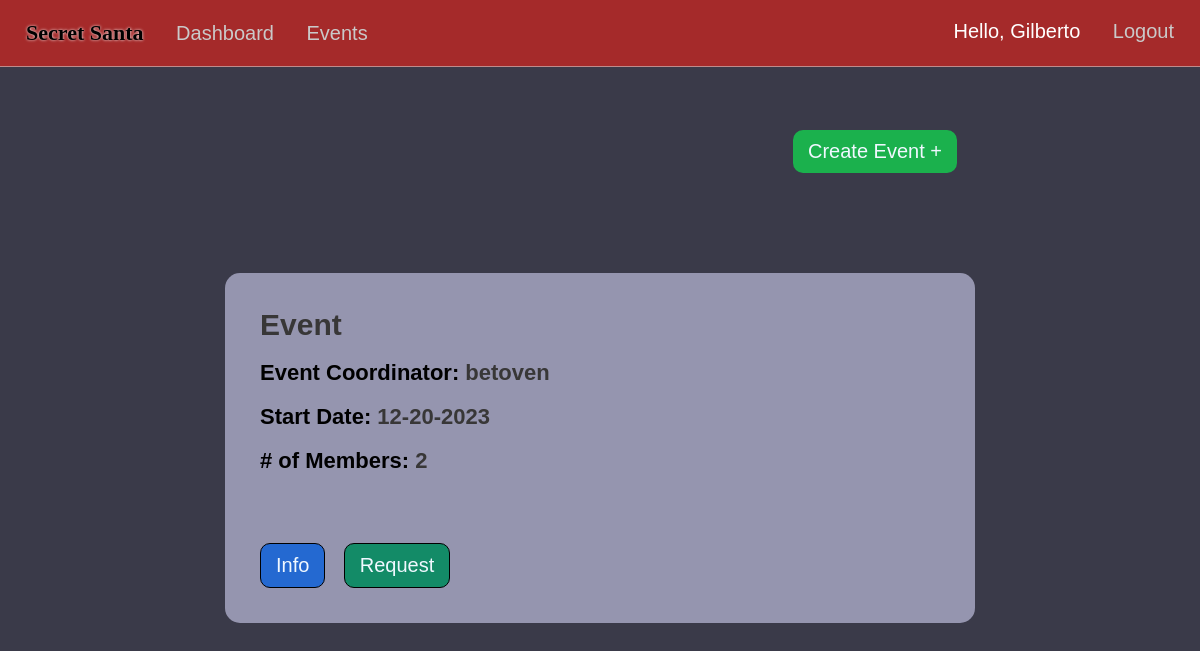
The page /events (signed in) on the database its author committed.
### market/models.py (models this page shows, shortened)
class User(db.Model, UserMixin):
    id = db.Column(db.Integer(), primary_key=True)
    username = db.Column(db.String(length=30), nullable=False, unique=True)
    first_name = db.Column(db.String(length=50), nullable=False)
    last_name = db.Column(db.String(length=50), nullable=False)
    email_address = db.Column(db.String(length=50), nullable=False, unique=True)
    password_hash = db.Column(db.String(length=60), nullable=False)
    items = db.relationship('Item', backref='owned_user', lazy=True)
    events = db.relationship('Event', backref='coordinator', lazy=True)
    events_attending = db.relationship('EventMembers', backref='attendees', lazy=True, overlaps="event_members")
    @property
    def password(self):
        return self.password_hash

class Event(db.Model):
    event_id = db.Column(db.Integer(), primary_key=True)
    coordinator_id = db.Column(db.Integer(), db.ForeignKey('user.id'), nullable=False)
    event_name = db.Column(db.String(length=75), nullable=False, unique=True)
    event_date = db.Column(db.Date())
    attendees = db.relationship('EventMembers', backref='attended_events', lazy=True)

### market/routes.py (the view)
@app.route("/events")
@login_required
def events_page():
    events=Event.query.all()
    return render_template('events.html', events=events)

### market/models.py (called while the page is built)
@login_manager.user_loader
def load_user(user_id):
    return User.query.get(int(user_id))

### market/templates/events.html (shortened to what this page needs)
{% extends 'base.html' %}
  {% block style %}
  <link rel= "stylesheet" type= "text/css" href= "{{ url_for('static',filename='styles/events.css') }}">
  {% endblock %}
  {% block content %}
  <center>
    {% if events %}
    <div class="create-div">
      <a href="{{url_for('create_event')}}"><button class="create-btn">Create Event +</button></a>
      {% for event in events %}
      <div class="event">
        <div class="titles-div">
          <h1 class="e-title"><span class="event-info event-info-title">{{event.event_name}}</span></h1>
          <h1 class="event-title e-title">Event Coordinator: <span class="event-info">{{event.coordinator.username}}</span></h1>
          <h1 class="event-title e-title">Start Date: <span class="event-info">{{event.event_date.strftime('%m-%d-%Y')}}</span></h1>
          <h1 class="event-title e-title"># of Members: <span class="event-info">{{ event.attendees|length }}</span></h1>
        </div>
        <div class="buttons">
          {% if current_user.is_authenticated and current_user.id == event.coordinator.id %}
            <a href="{{ url_for('event_info', event_id=event.event_id) }}"><button class="edit-btn">Edit</button></a>
            <a href="{{ url_for('delete_event', event_id=event.event_id) }}"><button class="delete-btn">Delete Event</button></a>
            {% else %}
              <a href="{{ url_for('event_info', event_id=event.event_id) }}"><button class="info-btn">Info</button></a>
              <a href="{{ url_for('request_event', event_id=event.event_id, member_id=current_user.id) }}"><button class="request-btn">Request</button></a>
          {% endif %}
        </div>
      </div>
      {% endfor %}
    </div>
    {% else %}
    <a href="{{url_for('create_event')}}"><button class="create-btn">Create Event +</button></a>
    {% endif %}
  </center>
  {% endblock %}

### market/templates/base.html (shortened to what this page needs)
<!DOCTYPE html>
<html lang="en">
<head>
  <link rel= "stylesheet" type= "text/css" href= "{{ url_for('static',filename='styles/main.css') }}">
  {% block style %}
  {% endblock %}
</head>
<body>
  <nav>
    <ul class="top-left-nav">
      <a href="{{ url_for('home_page') }}" ><li class="li-title">
        Secret Santa
      </li></a>
    {% if current_user.is_authenticated %}
      <li>
        <a href="{{ url_for('dashboard_page') }}" class="nav-item">Dashboard</a>
      </li>
      <li>
        <a href="{{ url_for('events_page') }}" class="nav-item">Events</a>
      </li>
    {% endif %}
    </ul>
    {% if current_user.is_authenticated %}
    <ul class="top-right-nav">
      <li>
        <p class="nav-name">Hello, {{ current_user.first_name.title() }} </p>
      </li>
      <li>
        <a class="nav-item" href="{{ url_for('logout_page') }}">Logout</a>
      </li>
    </ul>
    {% endif %}
  </nav>
  {% block content %}
  {% endblock %}
</body>
</html>

### market/static/styles/main.css (style rules this page uses)
* { margin: 0px; box-sizing: border-box; }
body { margin-top: 66px; font-family: Arial, Helvetica, sans-serif; background-color: rgb(58, 58, 73); color: white; padding: 0px 10px; padding-bottom: 80px; }
nav { display: flex; justify-content: space-between; background-color: brown; padding: 20px 20px; position: fixed; right: 0px; left: 0px; top:0px; z-index: 1000; color: black; font-family:'Gill Sans', 'Gill Sans MT', Calibri, 'Trebuchet MS', sans-serif; font-size: 20px; border-bottom: 1px solid rgba(209, 208, 208, 0.589); }
.li-title { font-weight: bolder; font-size: 22px; font-family: 'Grinched'; text-shadow: 0px 0px 3px white; }
.top-left-nav { list-style: none; padding: 0px; display: inline-block; }
.top-left-nav li,.top-right-nav li { display: inline-block; margin-right: 6px; margin-left: 6px; }
.top-right-nav { list-style: none; padding: 0px; display: inline-block; }
.nav-item { text-decoration: none; color: rgb(202, 201, 201); margin-left: 15px; }
.nav-name { text-decoration: none; color: rgb(255, 255, 255); }
a { text-decoration: none; color: Black; }

### market/static/styles/events.css (style rules this page uses)
body { padding-left: 0px; padding-right:0px; }
.event { background-color: rgb(149, 149, 175); min-height: 350px; max-width: 750px; margin-top: 100px; border-radius: 15px; text-align: left; padding:35px; font-size: 12px; display: flex; flex-direction:column; justify-content:space-between; margin-left: 10px; margin-right: 10px; }
.event-title { margin-top: 18px; }
.event-info-title { font-size: 30px; }
.e-title { font-size: 22px; color: rgb(0, 0, 0); font-family: 'Gill Sans', 'Gill Sans MT', Calibri, 'Trebuchet MS', sans-serif; }
.titles-div { display: inline-block; }
.event-info { color: rgb(56, 55, 55); }
.request-btn { border:1px solid black; cursor: pointer; background-color: rgb(19, 139, 103); color: aliceblue; padding: 10px 15px; border-radius: 10px; font-size: 20px; font-family: 'Gill Sans', 'Gill Sans MT', Calibri, 'Trebuchet MS', sans-serif; margin-right: 15px; }
.info-btn { cursor: pointer; background-color: rgb(36, 105, 209); border: none; color: aliceblue; padding: 10px 15px; border-radius: 10px; font-size: 20px; font-family: 'Gill Sans', 'Gill Sans MT', Calibri, 'Trebuchet MS', sans-serif; margin-right: 15px; border:1px solid black; }
.create-div { margin-top: 130px; }
.create-btn { cursor: pointer; background-color: rgb(27, 177, 77); border: none; color: aliceblue; padding: 10px 15px; border-radius: 10px; font-size: 20px; margin-left: 550px; font-family: 'Gill Sans', 'Gill Sans MT', Calibri, 'Trebuchet MS', sans-serif; }

### rows shown on the page
User: first_name "Gilberto"
Event: event_name "Event", coordinator.username "betoven", event_date "12-20-2023", attendees|length "2"
